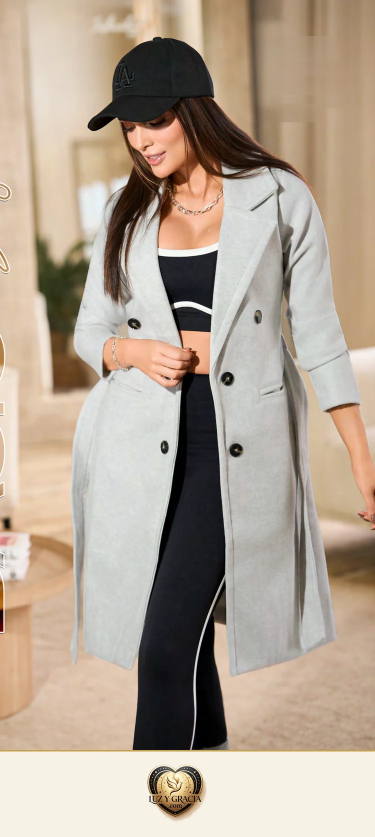
#> input picture modana/final/gaban-m-797.webp, 750 x 1673 px, given in place of logo.png, which was not available (shown at 1/2 size)
$ python marcar.py
#> lines starting #> are read from the running program, lines starting #| are printed output that depends on the picture; after the words box and inside, x2 and y2 are one past the last pixel; in counts of white or black regions, pixels touching at a corner belong together; pictures that were not available may be replaced by others from this repository, and a replacement may not be noted
"""Sella cada foto con la marca Luz y Gracia en el hueco de fondo más limpio:
nunca sobre la prenda ni sobre la piel de la modelo."""
import json
from PIL import Image, ImageFilter, ImageDraw
import numpy as np

def logo_transparente(path="../docs/img/logo.png"):
#> called with path = '../docs/img/logo.png'
    im = Image.open(path).convert("RGBA")
    a = np.array(im).astype(int)
    blanco = (a[:,:,0]>238)&(a[:,:,1]>238)&(a[:,:,2]>238)
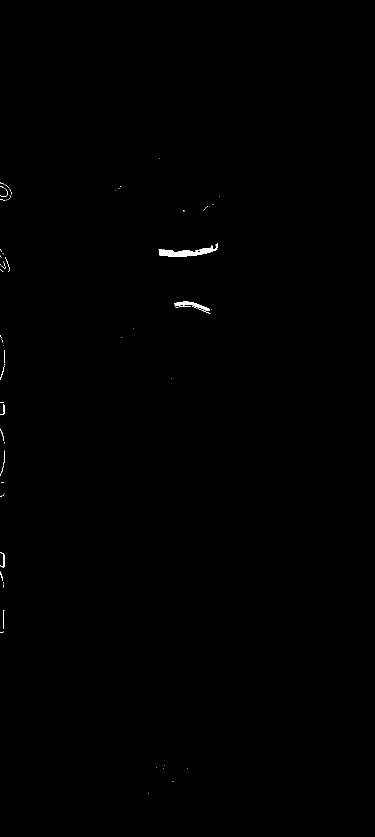
#> blanco: shape (1673, 750) bool (shown at 1/2 size); 0.19% white; 79 white regions (65 under 20 px), largest, box (x1, y1, x2, y2) and area: (317, 487, 436, 513) 1209, (349, 603, 420, 622) 431, (0, 1104, 9, 1135) 74
    alpha = np.where(blanco, 0, a[:,:,3]).astype(np.uint8)
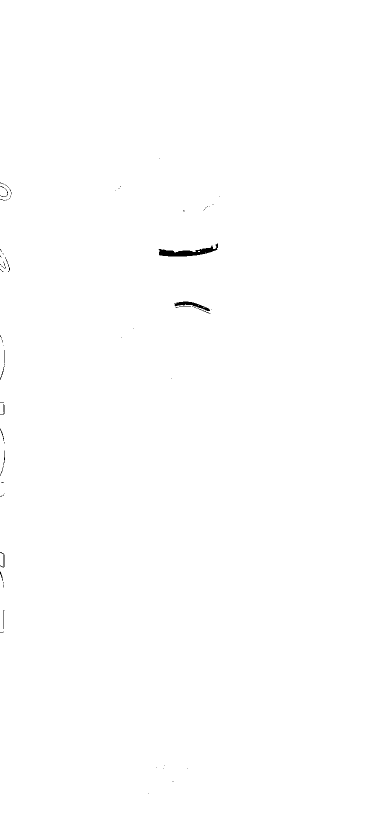
#> alpha: shape (1673, 750) (shown at 1/2 size); 99.8% white; 79 black regions (65 under 20 px), largest, box (x1, y1, x2, y2) and area: (317, 487, 436, 513) 1209, (349, 603, 420, 622) 431, (0, 1104, 9, 1135) 74
    im.putalpha(Image.fromarray(alpha).filter(ImageFilter.GaussianBlur(0.6)))
    return im.crop(im.getbbox())

LOGO = logo_transparente()

CREMA  = (247, 241, 230)   # el mismo fondo de luzygracia.com
DORADO = (198, 160, 74)

def sellar(im):
    """Pie de marca bajo la foto: el sello nunca toca la prenda ni el rostro."""
    W, H = im.size
    lw = int(W*0.34)
    lg = LOGO.resize((lw, int(LOGO.height*lw/LOGO.width)), Image.LANCZOS)
    franja = int(lg.height*1.40)
    out = Image.new("RGB", (W, H+franja), CREMA)
    out.paste(im, (0, 0))
    ImageDraw.Draw(out).rectangle([0, H, W, H+2], fill=DORADO)   # filete de separación
    out.paste(lg, ((W-lg.width)//2, H + (franja-lg.height)//2 + 1), lg)
    return out


# ── RECORTE DE PUDOR (7-sep-2026, orden del dueño) ────────────────────────────
# El público de la tienda es cristiano y no le sienta bien la piel expuesta. El
# recorte se hace ANTES de sellar para que el pie de marca quede pegado a la foto
# ya recortada. Fracciones (x0,y0,x1,y1) sobre el crop original, elegidas a ojo:
# se corta por DEBAJO del bajo de la prenda —nunca por encima—, para no perder el
# largo, que es lo que distingue a un gabán. Donde hay dos modelos y una va más
# cubierta, el recorte lateral se queda con esa.
# Lo que el recorte NO puede resolver queda anotado en PIEL_SIN_SOLUCION.
PUDOR = {
 "gaban-m-798.webp":    (0.00, 0.00, 0.52, 0.55),
 "gaban-m-800.webp":    (0.00, 0.00, 1.00, 0.52),
 "gaban-m-801.webp":    (0.00, 0.00, 1.00, 0.72),
 "gaban-m-802.webp":    (0.00, 0.00, 1.00, 0.60),
 "gaban-m-803.webp":    (0.00, 0.00, 1.00, 0.62),
 "gaban-m-804.webp":    (0.00, 0.00, 1.00, 0.62),
 "gaban-m-805.webp":    (0.00, 0.00, 0.52, 0.52),
 "gaban-m-806.webp":    (0.00, 0.00, 1.00, 0.48),
 "gaban-m-807.webp":    (0.00, 0.00, 1.00, 0.47),
 "conjunto-m-810.webp": (0.00, 0.00, 1.00, 0.97),
 "conjunto-m-811.webp": (0.00, 0.00, 1.00, 0.97),
 "conjunto-m-816.webp": (0.00, 0.00, 1.00, 0.74),
}

# Fotos donde el top corto deja el abdomen en mitad del encuadre: recortarlo
# obligaría a cortar la prenda que se vende. Se dejan como están y se avisa;
# la salida es pedirle al proveedor otra toma, no destrozar la foto.
PIEL_SIN_SOLUCION = ["gaban-m-795.webp", "gaban-m-796.webp", "gaban-m-799.webp",
                     "conjunto-m-809.webp", "conjunto-m-812.webp"]


def pudor(im, archivo):
    if archivo not in PUDOR:
        return im
    w, h = im.size
    x0, y0, x1, y1 = PUDOR[archivo]
    return im.crop((int(w*x0), int(h*y0), int(w*x1), int(h*y1)))


if __name__ == "__main__":
#> (the run stopped early here; a loop or call above may not have finished)

$ run again, on modana/final/conjunto-m-813.webp
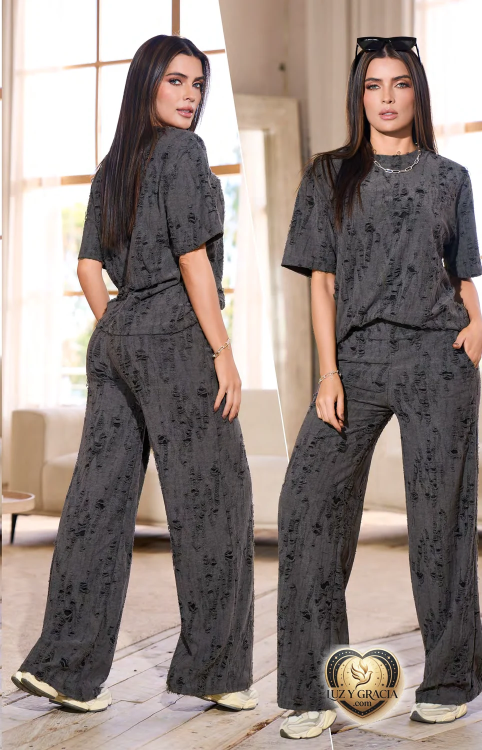
#> input picture modana/final/conjunto-m-813.webp, 964 x 1500 px, given in place of logo.png, which was not available (shown at 1/2 size)
#> in logo_transparente, `blanco = (a[:,:,0]>238)&(a[:,:,1]>238)&(a[:,:,2]>238)`:
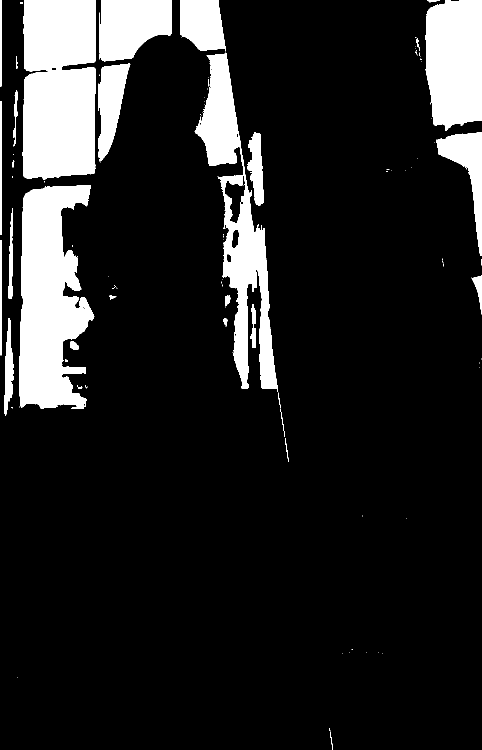
#> blanco: shape (1500, 964) bool (shown at 1/2 size); 14.1% white; 117 white regions (85 under 20 px), largest, box (x1, y1, x2, y2) and area: (45, 0, 192, 360) 49718, (38, 370, 189, 817) 46508, (389, 105, 556, 784) 34155
#> in logo_transparente, `alpha = np.where(blanco, 0, a[:,:,3]).astype(np.uint8)`:
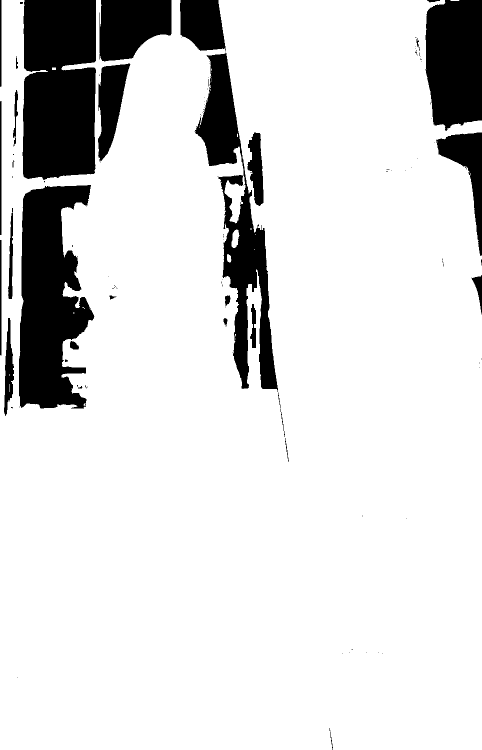
#> alpha: shape (1500, 964) (shown at 1/2 size); 85.9% white; 117 black regions (85 under 20 px), largest, box (x1, y1, x2, y2) and area: (45, 0, 192, 360) 49718, (38, 370, 189, 817) 46508, (389, 105, 556, 784) 34155

$ run again, on modana/final/conjunto-m-814.webp
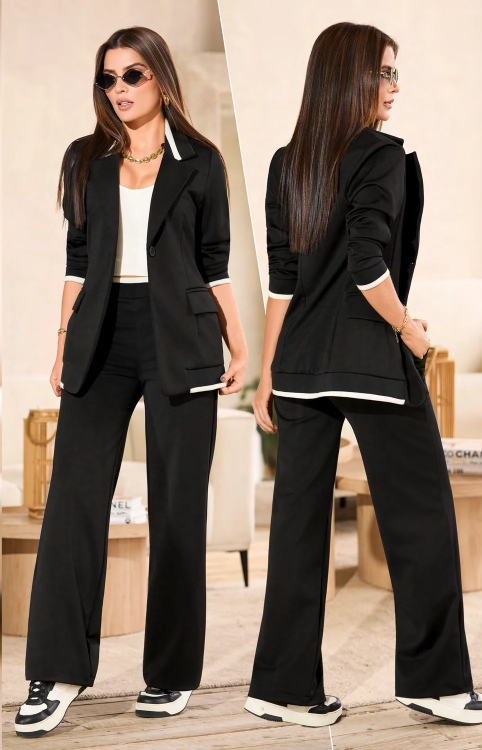
#> input picture modana/final/conjunto-m-814.webp, 964 x 1500 px, given in place of logo.png, which was not available (shown at 1/2 size)
#> in logo_transparente, `blanco = (a[:,:,0]>238)&(a[:,:,1]>238)&(a[:,:,2]>238)`:
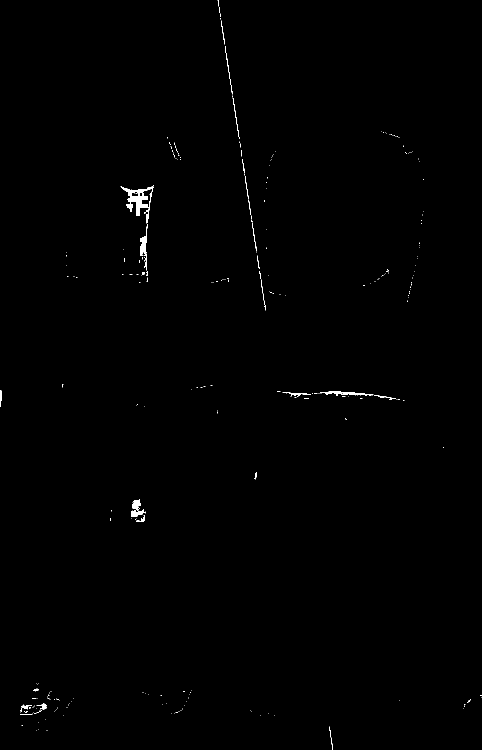
#> blanco: shape (1500, 964) bool (shown at 1/2 size); 0.35% white; 282 white regions (256 under 20 px), largest, box (x1, y1, x2, y2) and area: (241, 373, 307, 447) 1524, (280, 448, 295, 541) 497, (640, 783, 747, 792) 387
#> in logo_transparente, `alpha = np.where(blanco, 0, a[:,:,3]).astype(np.uint8)`:
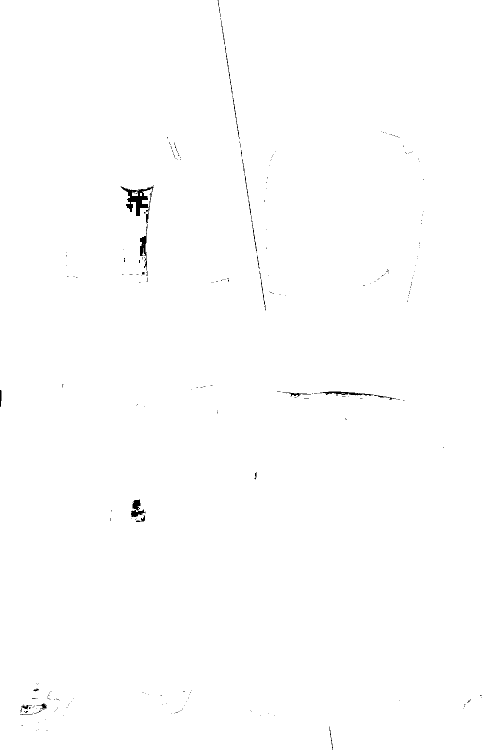
#> alpha: shape (1500, 964) (shown at 1/2 size); 99.6% white; 282 black regions (256 under 20 px), largest, box (x1, y1, x2, y2) and area: (241, 373, 307, 447) 1524, (280, 448, 295, 541) 497, (640, 783, 747, 792) 387
